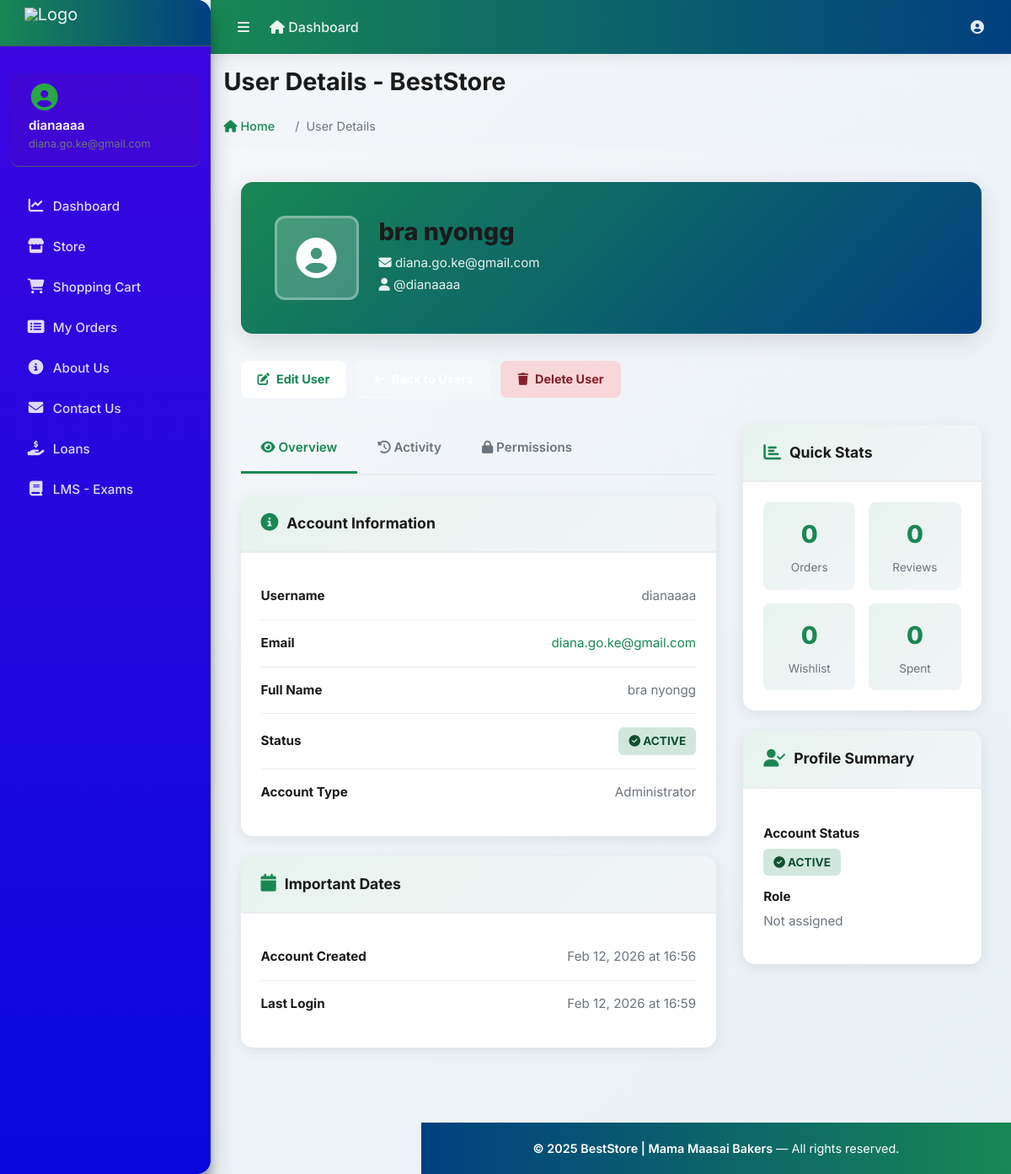
The app's page /accounts/users/1/ (signed in), older data.
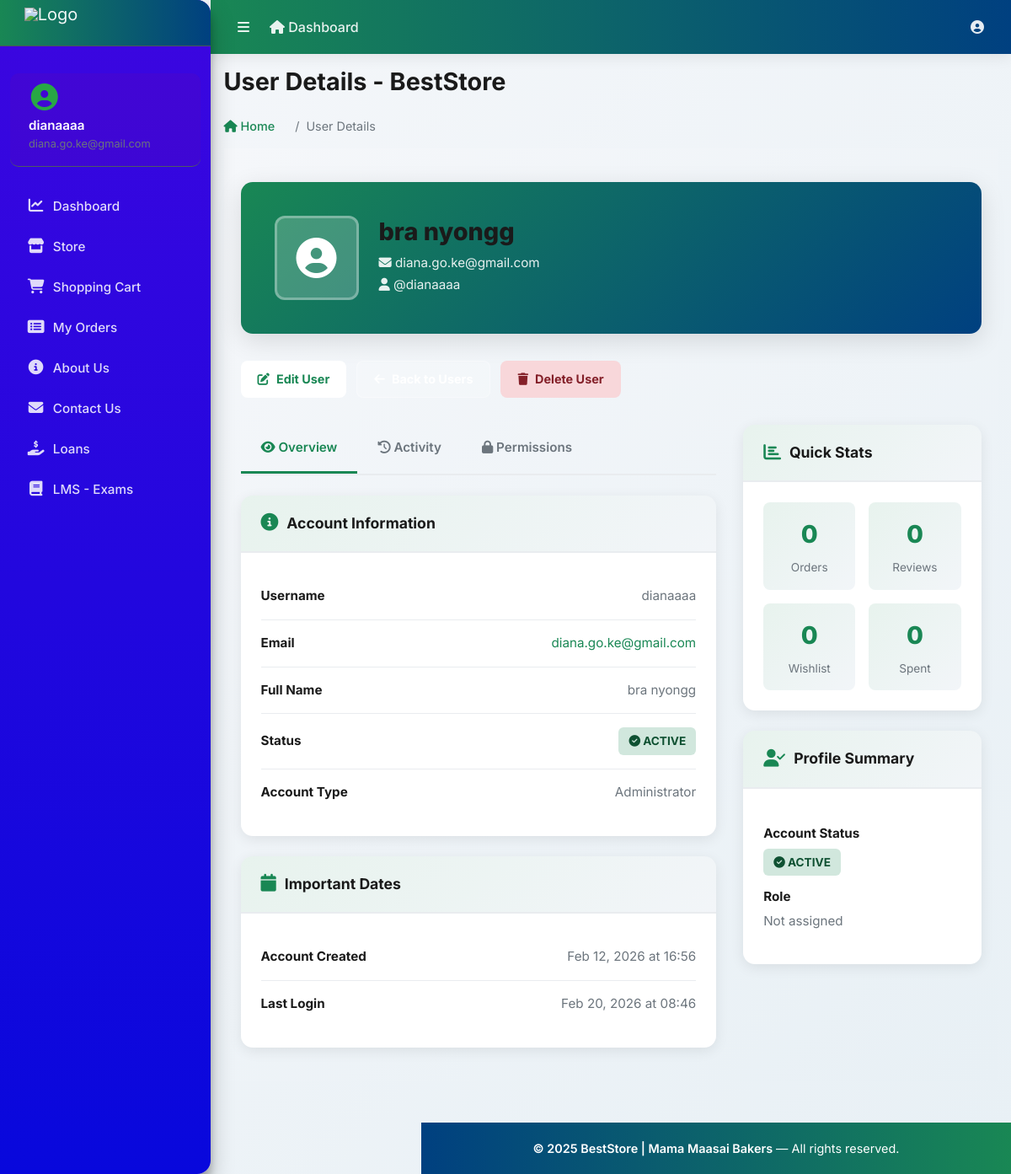
The same page, newer data.
### accounts/models.py (models this page shows, shortened)
class Account(AbstractUser):
    ROLE_CHOICES = (
        ('admin', 'Admin'),
        ('finance', 'Finance'),
        ('user', 'User'),
    )
    role = models.CharField(max_length=20, choices=ROLE_CHOICES, default='user')
    first_name = models.CharField(max_length=50)
    last_name = models.CharField(max_length=50)
    username = models.CharField(max_length=50, unique=True)
    email = models.EmailField(max_length=100, unique=True)
    phone_number = models.CharField(max_length=50, blank=True, null=True)
    groups = models.ManyToManyField(
        Group,
        related_name="custom_user_set",
        blank=True,
        help_text="The groups this user belongs to.",
        verbose_name="groups",
    )
    user_permissions = models.ManyToManyField(
        Permission,
        related_name="custom_user_permissions_set",
        blank=True,
        help_text="Specific permissions for this user.",
        verbose_name="user permissions",
    )
    date_joined = models.DateTimeField(auto_now_add=True)
    last_login = models.DateTimeField(auto_now_add=True)
    is_admin = models.BooleanField(default=False)
    is_staff = models.BooleanField(default=False)
    is_superuser = models.BooleanField(default=False)
    is_active = models.BooleanField(default=False)
    is_superadmin = models.BooleanField(default=False)
    USERNAME_FIELD = 'email'
    REQUIRED_FIELDS = ['username', 'first_name', 'last_name']
    objects = MyAccountManager()

### accounts/views.py (the view, shortened to what this page needs)
# urls.py: path('users/<int:user_id>/', views.user_detail, name='user_detail'),
@admin_required
def user_detail(request, user_id):
    User = get_user_model()
    user = get_object_or_404(User, pk=user_id)
    return render(request, 'accounts/user_detail.html', {'user_obj': user})

### accounts/views.py (called while the page is built)
def admin_required(view_func):
    return user_passes_test(lambda u: u.is_staff or u.is_superuser)(view_func)

### carts/context_processors.py (called while the page is built)
def counter(request):
    cart_count = 0
    if 'admin' in request.path:
        return {}
    else:
        try:
            cart = Cart.objects.filter(cart_id=_cart_id(request))
            if request.user.is_authenticated:
                cart_items = CartItem.objects.all().filter(user=request.user)
            else:
                cart_items = CartItem.objects.all().filter(cart=cart[:1])
            for cart_item in cart_items:
                cart_count += cart_item.quantity
        except Cart.DoesNotExist:
            cart_count = 0
    return dict(cart_count=cart_count)

### carts/views.py (called while the page is built)
def _cart_id(request):
    cart = request.session.session_key
    if not cart:
        cart = request.session.create()
    return cart

### category/context_processors.py (called while the page is built)
def menu_links(request):
    links = Category.objects.all()
    return dict(links=links)

### templates/accounts/user_detail.html (shortened to what the changed rows need)
{% extends 'base.html' %}
{% block page_title %}User Details - BestStore{% endblock %}
{% load static %}
{% block content %}
<div class="user-detail-wrapper">
    <div class="user-detail-container">
        <div class="user-header">
            <div class="user-header-info">
                <h1>{{ user.get_full_name|default:user.username }}</h1>
                <p><i class="fas fa-envelope me-2"></i> {{ user.email }}</p>
                <p><i class="fas fa-user me-2"></i> @{{ user.username }}</p>
            </div>
        </div>
        <div class="detail-grid">
            <div>
                <div id="overview" class="tab-content active">
                    <div class="detail-section">
                        <div class="section-content">
                            <div class="detail-row">
                                <span class="detail-label">Username</span>
                                <span class="detail-value">{{ user.username }}</span>
                            </div>
                            <div class="detail-row">
                                <span class="detail-value">
                                    <a href="mailto:{{ user.email }}">{{ user.email }}</a>
                                </span>
                            </div>
                            <div class="detail-row">
                                <span class="detail-label">Full Name</span>
                                <span class="detail-value">{{ user.get_full_name|default:"Not set" }}</span>
                            </div>
                        </div>
                    </div>
                    <div class="detail-section" style="margin-top: 24px;">
                        <div class="section-content">
                            <div class="detail-row">
                                <span class="detail-label">Account Created</span>
                                <span class="detail-value">{{ user.date_joined|date:"M d, Y \a\t H:i" }}</span>
                            </div>
                            <div class="detail-row">
                                <span class="detail-label">Last Login</span>
                                <span class="detail-value">
                                    {% if user.last_login %}
                                        {{ user.last_login|date:"M d, Y \a\t H:i" }}
                                    {% else %}
                                        Never logged in
                                    {% endif %}
                                </span>
                            </div>
                        </div>
                    </div>
                </div>
            </div>
        </div>
    </div>
</div>
{% endblock %}

### templates/base.html (shortened to what the changed rows need)
{% load static %}
<!DOCTYPE html>
<html lang="en-us">
<head>
    <link rel="stylesheet" href="https://cdnjs.cloudflare.com/ajax/libs/font-awesome/6.4.0/css/all.min.css">
    <link rel="stylesheet" href="{% static 'vendor/bootstrap/css/bootstrap.min.css' %}">
    <link rel="stylesheet" href="{% static 'vendor/adminlte/css/adminlte.min.css' %}">
</head>
<body class="hold-transition sidebar-mini">
<div class="wrapper">
    <aside class="main-sidebar elevation-4 sidebar-dark-primary">
        <div class="sidebar">
            <div class="user-panel mt-3 pb-3 mb-3">
                <div class="info">
                    <a href="{% url 'profile' %}" class="d-block">{{ user.username|default:"Guest" }}</a>
                    <small class="text-muted">{{ user.email|default:"" }}</small>
                </div>
            </div>
        </div>
    </aside>
    <div class="content-wrapper">
        <div class="content">
            <div class="container-fluid">
                <div class="row mb-4">
                    <div class="col-12">
                        <div class="d-flex justify-content-between align-items-center">
                            <div>
                                <h1 class="m-0">{% block page_title %}Dashboard{% endblock %}</h1>
                            </div>
                        </div>
                    </div>
                </div>
            </div>
        </div>
        <div class="content">
            <div class="container-fluid">
                {% block content %}{% endblock %}
            </div>
        </div>
    </div>
</div>
</body>
</html>

Row changes from the older to the newer data that the page shows:
changed Account "bra nyongg": last_login "Feb 12, 2026 at 16:59" → "Feb 20, 2026 at 08:46"
